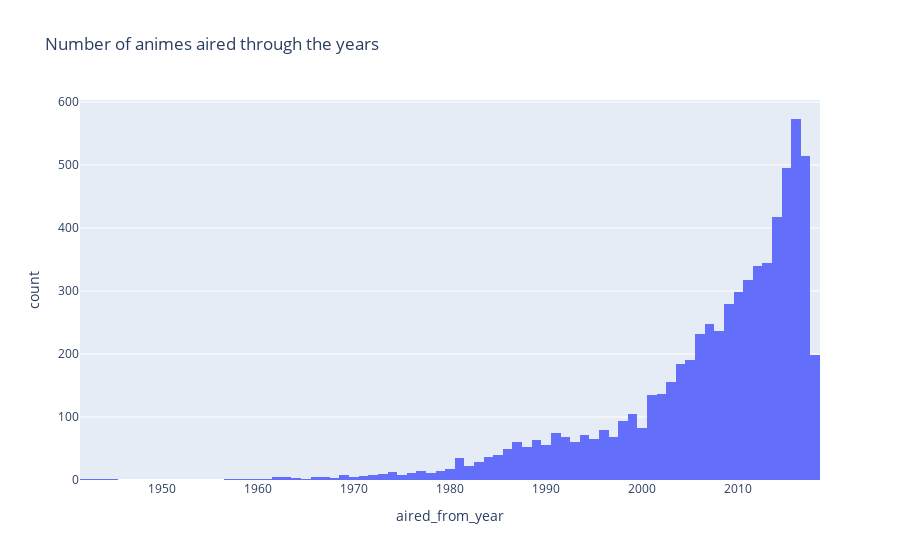

The code cell stored with this chart in its notebook:
### Markdown cell above
Based on the graph, we can see that TV-shows are the most common type of anime with 2980 different shows aired between 1942 and 2018 which accounts for 44.69% of all animes in the dataset

### Code cell
fig = px.histogram(anime_data, x="aired_from_year", 
                   title = 'Number of animes aired through the years')
fig.show()

### Figure 1 — Plotly figure (JSON) as saved in the notebook; plotly's stock layout.template omitted (floating-point values rounded to 4 significant figures; data arrays with more than 128 entries replaced by an {"elided": "..."} marker saying what was removed)
{"data": [{"alignmentgroup": "True", "bingroup": "x", "hovertemplate": "aired_from_year=%{x}<br>count=%{y}<extra></extra>", "legendgroup": "", "marker": {"color": "#636efa", "pattern": {"shape": ""}}, "name": "", "offsetgroup": "", "orientation": "v", "showlegend": false, "type": "histogram", "x": {"elided": "6668 int values"}, "xaxis": "x", "yaxis": "y"}], "layout": {"barmode": "relative", "legend": {"tracegroupgap": 0}, "title": {"text": "Number of animes aired through the years"}, "xaxis": {"anchor": "y", "domain": [0, 1], "title": {"text": "aired_from_year"}}, "yaxis": {"anchor": "x", "domain": [0, 1], "title": {"text": "count"}}}}
